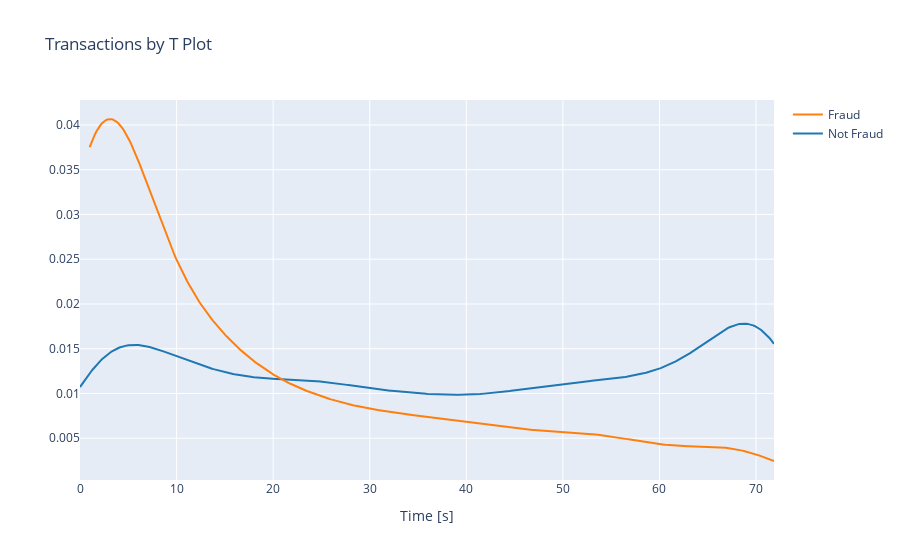

The notebook cell this image was saved under:
### Code cell
#Data exploration
#Transactions in time
class_0 = data_df.loc[data_df['Churn Value'] == 0]["Tenure Months"]
class_1 = data_df.loc[data_df['Churn Value'] == 1]["Tenure Months"]
#plt.figure(figsize = (14,4))
#plt.title('Credit Card Transactions Time Density Plot')
#sns.set_color_codes("pastel")
#sns.distplot(class_0,kde=True,bins=480)
#sns.distplot(class_1,kde=True,bins=480)
#plt.show()
hist_data = [class_0, class_1]
group_labels = ['Not Fraud', 'Fraud']

fig = ff.create_distplot(hist_data, group_labels, show_hist=False, show_rug=False)
fig['layout'].update(title='Transactions by T Plot', xaxis=dict(title='Time [s]'))
iplot(fig, filename='dist_only')

### Figure 1 — Plotly figure (JSON) as saved in the notebook; plotly's stock layout.template omitted (floating-point values rounded to 4 significant figures; data arrays with more than 128 entries replaced by an {"elided": "..."} marker saying what was removed)
{"data": [{"legendgroup": "Not Fraud", "marker": {"color": "rgb(31, 119, 180)"}, "mode": "lines", "name": "Not Fraud", "showlegend": true, "type": "scatter", "x": {"elided": "500 float values"}, "xaxis": "x", "y": {"elided": "500 float values"}, "yaxis": "y"}, {"legendgroup": "Fraud", "marker": {"color": "rgb(255, 127, 14)"}, "mode": "lines", "name": "Fraud", "showlegend": true, "type": "scatter", "x": {"elided": "500 float values"}, "xaxis": "x", "y": {"elided": "500 float values"}, "yaxis": "y"}], "layout": {"barmode": "overlay", "hovermode": "closest", "legend": {"traceorder": "reversed"}, "title": {"text": "Transactions by T Plot"}, "xaxis": {"anchor": "y2", "domain": [0, 1], "title": {"text": "Time [s]"}, "zeroline": false}, "yaxis": {"anchor": "free", "domain": [0, 1], "position": 0}}}
